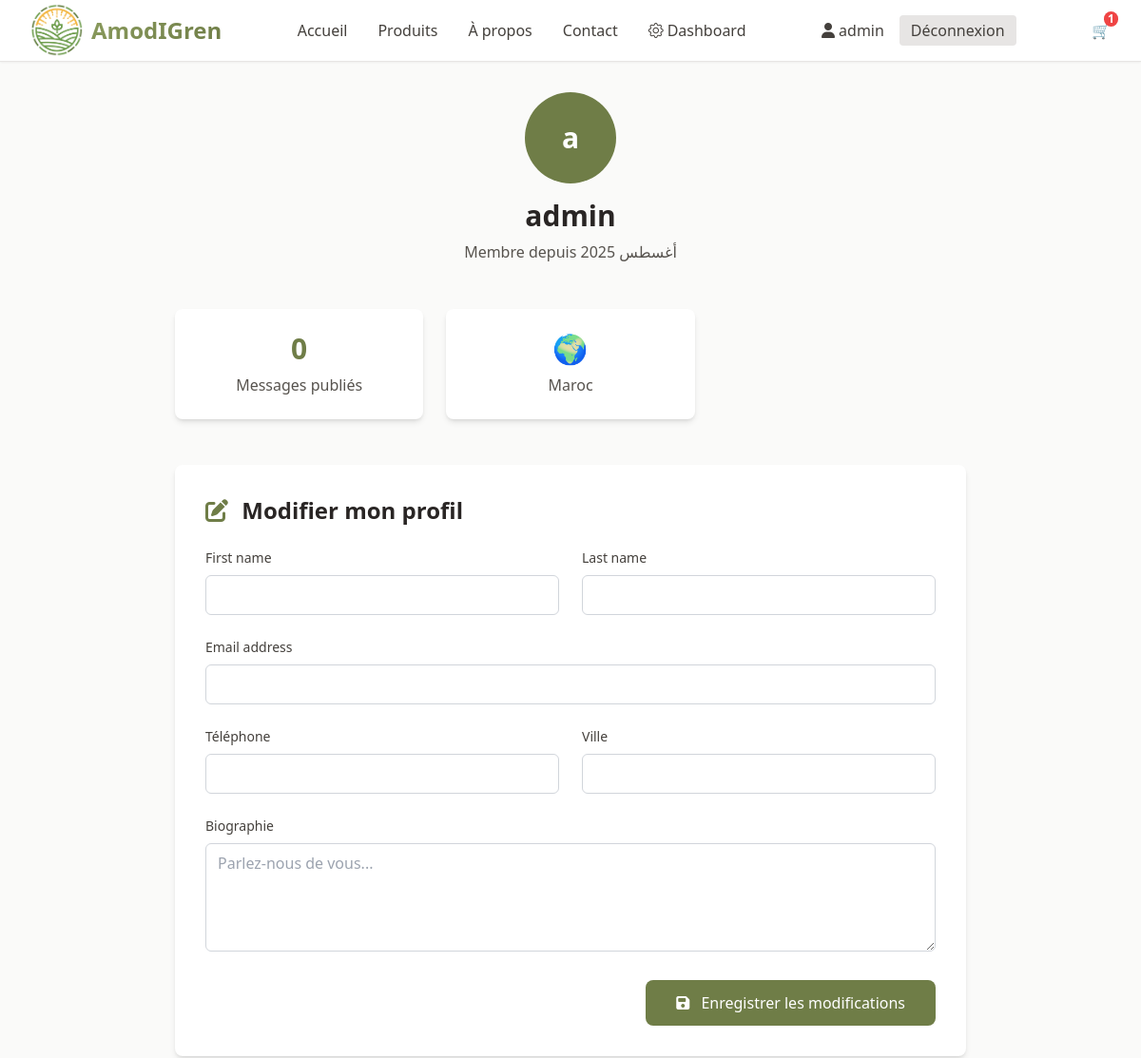
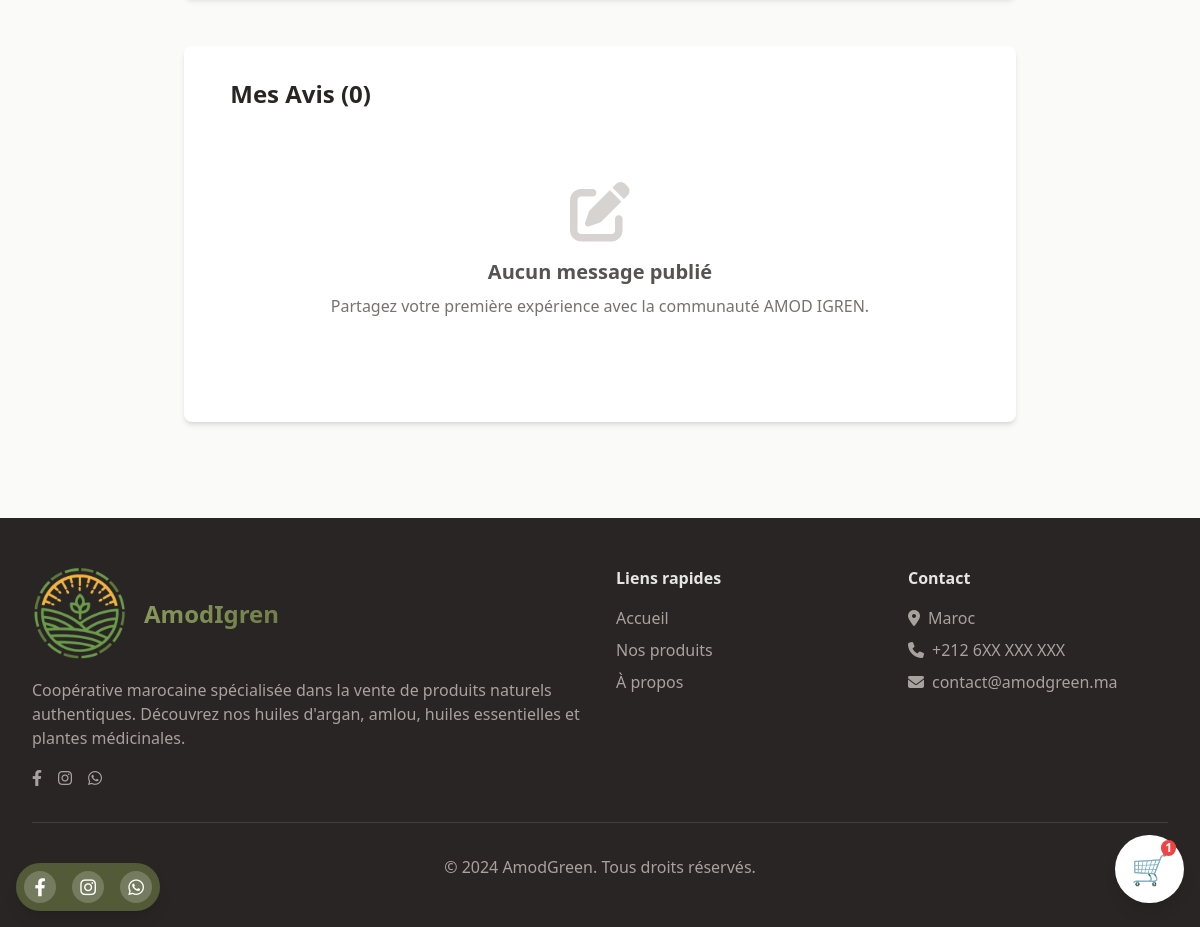
The app's page /ar/profil/ (signed in), older data (2 pictures, top to bottom).
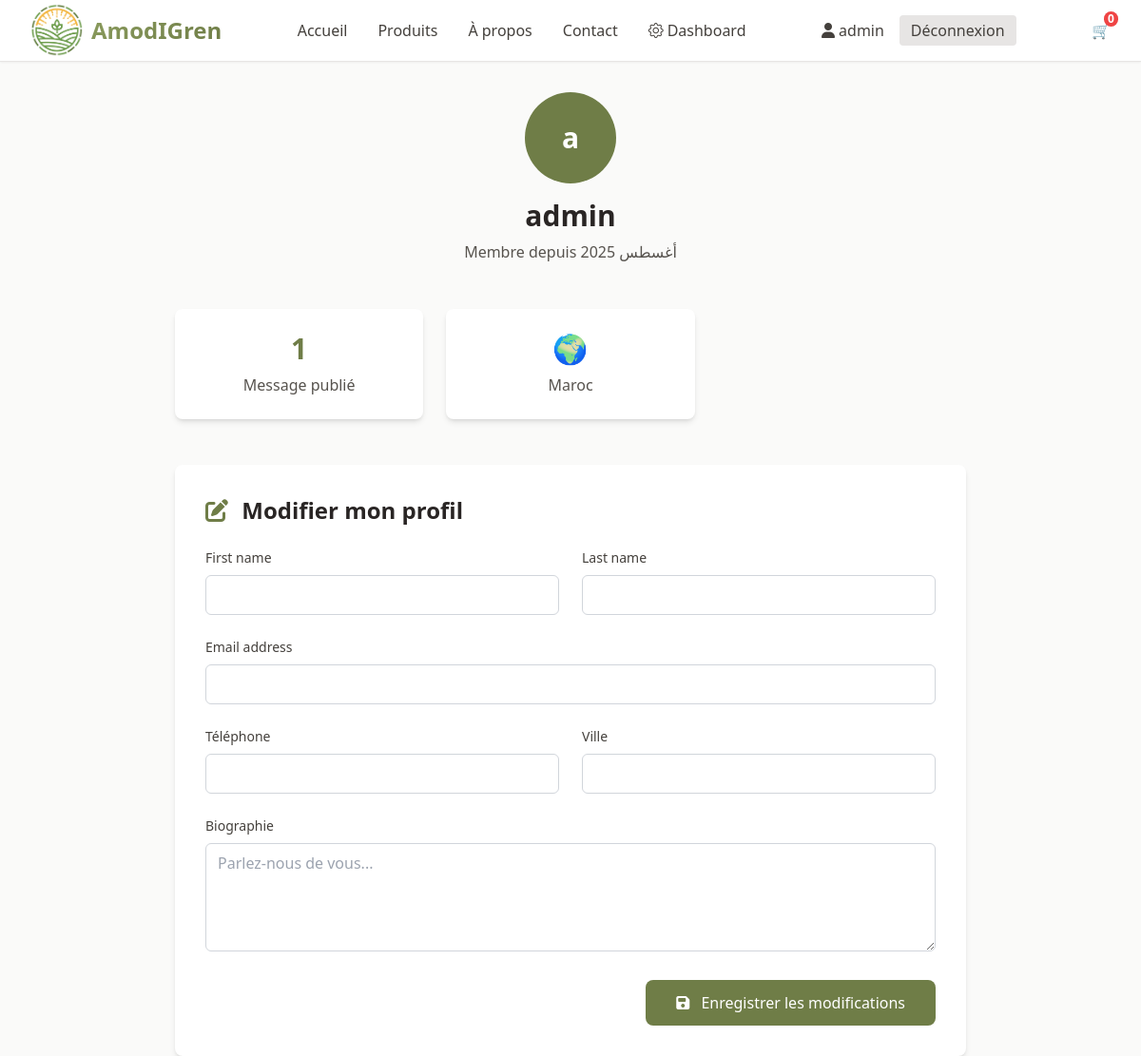
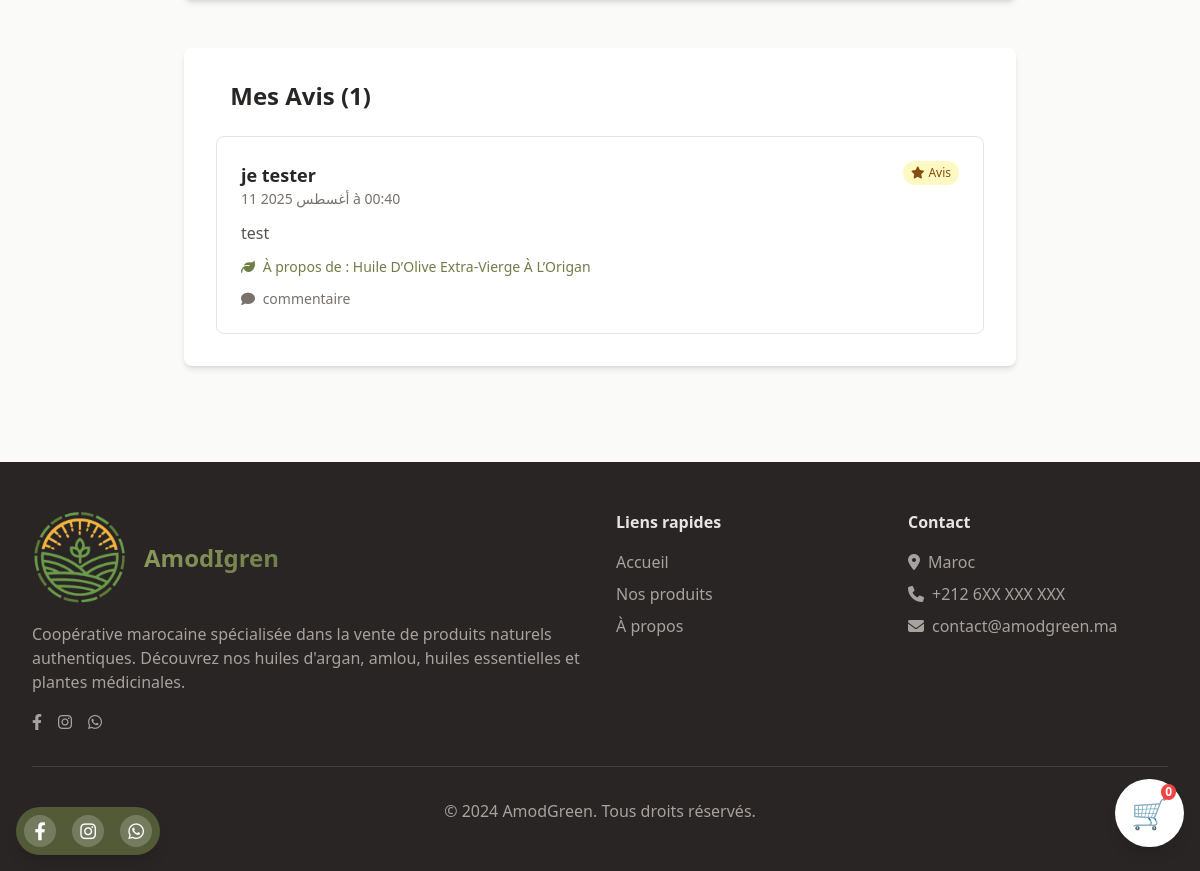
The same page, newer data (2 pictures, top to bottom).
### store/models/Communaute.py (models this page shows, shortened)
class CommunityPost(models.Model):
    author = models.ForeignKey(settings.AUTH_USER_MODEL, on_delete=models.CASCADE, verbose_name="Auteur")
    title = models.CharField(max_length=200, verbose_name="Titre")
    content = models.TextField(verbose_name="Contenu")
    product = models.ForeignKey('store.Product', on_delete=models.CASCADE, verbose_name="Produit lié")
    rating = models.PositiveSmallIntegerField(
        choices=[
            (5, '★★★★★ - Excellent'),
            (4, '★★★★☆ - Très bon'),
            (3, '★★★☆☆ - Bon'),
            (2, '★★☆☆☆ - Moyen'),
            (1, '★☆☆☆☆ - Décevant'),
        ],
        verbose_name="Note"
    )
    image = models.ImageField(upload_to='reviews/', blank=True, null=True, verbose_name="Photo")
    is_approved = models.BooleanField(default=True, verbose_name="Approuvé")
    created_at = models.DateTimeField(auto_now_add=True)
    updated_at = models.DateTimeField(auto_now=True)
    class Meta:
        verbose_name = "Avis produit"
        verbose_name_plural = "Avis produits"
        ordering = ['-created_at']

### store/models/Produit.py (models this page shows, shortened)
class Product(models.Model):
    name = models.CharField(max_length=200, verbose_name="Nom du produit")
    name_ar = models.CharField(max_length=200, blank=True, verbose_name="Nom (Arabe)")
    description = models.TextField(verbose_name="Description")
    description_ar = models.TextField(blank=True, verbose_name="Description (Arabe)")
    ingredients = models.TextField(blank=True, verbose_name="Ingrédients")
    ingredients_ar = models.TextField(blank=True, verbose_name="Ingrédients (Arabe)")
    price = models.DecimalField(max_digits=10, decimal_places=2, verbose_name="Prix (MAD)")
    image = models.ImageField(upload_to='products/', verbose_name="Image principale")
    category = models.ForeignKey(Category, on_delete=models.CASCADE, verbose_name="Catégorie")
    is_available = models.BooleanField(default=True, verbose_name="Disponible")
    created_at = models.DateTimeField(auto_now_add=True)
    updated_at = models.DateTimeField(auto_now=True)
    default_variant = models.ForeignKey(
        'ProductVariant',
        null=True,
        blank=True,
        on_delete=models.SET_NULL,
        related_name='default_for_products',
        verbose_name="Variante par défaut"
    )
    class Meta:
        verbose_name = "Produit"
        verbose_name_plural = "Produits"
        ordering = ['-created_at']

### store/views/views.py (the view)
# urls.py: path('profil/', views.profile, name='profile'),
@login_required
def profile(request):
    user_posts = CommunityPost.objects.filter(author=request.user).order_by('-created_at')
    if request.method == 'POST':
        form = UserProfileForm(request.POST, instance=request.user)
        if form.is_valid():
            form.save()
            messages.success(request, 'Votre profil a été mis à jour avec succès!')
            return redirect('profile')
    else:
        form = UserProfileForm(instance=request.user)
    return render(request, 'store/profile.html', {
        'form': form,
        'user_posts': user_posts,
    })

### store/forms.py
class UserProfileForm(forms.ModelForm, BaseStyledForm):
    class Meta:
        model = CustomUser
        fields = ['first_name', 'last_name', 'email', 'phone', 'city', 'bio']
        widgets = {
            'bio': forms.Textarea(attrs={
                'rows': 4,
                'placeholder': 'Parlez-nous de vous...'
            }),
        }
    def __init__(self, *args, **kwargs):
        super().__init__(*args, **kwargs)
        self.helper = FormHelper()
        self.helper.layout = Layout(
            Row(Column('first_name'), Column('last_name'), css_class='form-row'),
            'email',
            Row(Column('phone'), Column('city'), css_class='form-row'),
            'bio',
            Submit('submit', '✅ Mettre à jour', css_class=(
                'bg-green-600 hover:bg-green-700 text-white '
                'font-bold py-2 px-4 rounded transition-colors'
            ))
        )
        self._apply_common_styling()

### store/context_processors.py (called while the page is built)
def cart_count(request):
    cart = get_or_create_cart(request)
    return {'cart_count': cart.items.count()}

### templates/store/profile.html (shortened to what the changed rows need)
{% extends 'base.html' %}
{% load crispy_forms_tags %}
{% block content %}
<div class="max-w-4xl mx-auto px-4 sm:px-6 lg:px-8 py-8">
    <div class="text-center mb-12">
        <h1 class="text-3xl font-bold text-stone-800 mb-2">
            {{ user.first_name|default:user.username }}
        </h1>
    </div>
    <div class="grid grid-cols-1 md:grid-cols-3 gap-6 mb-12">
        <div class="bg-white rounded-lg shadow-md p-6 text-center">
            <div class="text-3xl font-bold text-olive-600 mb-2">{{ user_posts.count }}</div>
            <div class="text-stone-600">Message{{ user_posts.count|pluralize }} publié{{ user_posts.count|pluralize }}</div>
        </div>
    </div>
    <div class="bg-white rounded-lg shadow-md p-8 mb-12">
        <h2 class="text-2xl font-semibold text-stone-800 mb-6">
            <i class="fas fa-edit mr-2 text-olive-600"></i>
            Modifier mon profil
        </h2>
    </div>
    <div class="bg-white rounded-lg shadow-md p-8">
        <h2 class="text-2xl font-semibold text-stone-800 mb-6">
            Mes Avis ({{ user_posts.count }})
        </h2>
        {% if user_posts %}
            <div class="space-y-6">
                {% for post in user_posts %}
                    <div class="border border-stone-200 rounded-lg p-6">
                        <div class="flex items-start justify-between mb-3">
                            <div>
                                <h3 class="text-lg font-semibold text-stone-800">{{ post.title }}</h3>
                                <div class="text-sm text-stone-500">
                                    {{ post.created_at|date:"d M Y à H:i" }}
                                </div>
                            </div>
                            <div class="flex items-center space-x-2">
                                    <span class="bg-yellow-100 text-yellow-800 px-2 py-1 rounded-full text-xs font-medium">
                                        <i class="fas fa-star mr-1"></i>Avis
                                    </span>
                            </div>
                        </div>
                        <p class="text-stone-600 mb-3">{{ post.content|truncatewords:30 }}</p>
                        {% if post.product %}
                            <div class="text-sm text-olive-600">
                                <i class="fas fa-leaf mr-1"></i>
                                À propos de : {{ post.product.name }}
                            </div>
                        {% endif %}
                        <div class="mt-3 text-sm text-stone-500">
                            <i class="fas fa-comment mr-1"></i>
                            {{ post.comments.count }} commentaire{{ post.comments.count|pluralize }}
                        </div>
                    </div>
                {% endfor %}
            </div>
        {% else %}
            <div class="text-center py-12">
                <i class="fas fa-edit text-6xl text-stone-300 mb-4"></i>
                <h3 class="text-xl font-semibold text-stone-600 mb-2">Aucun message publié</h3>
                <p class="text-stone-500 mb-6">
                    Partagez votre première expérience avec la communauté AMOD IGREN.
                </p>
            </div>
        {% endif %}
    </div>
</div>
{% endblock %}

### templates/base.html (shortened to what the changed rows need)
{% load static %}
{% load widget_tweaks %}
<!DOCTYPE html>
<html lang="fr" class="h-full">
<head>
    <link rel="stylesheet" href="https://cdnjs.cloudflare.com/ajax/libs/font-awesome/6.4.0/css/all.min.css">
    <link href="{% static 'css/main.css' %}" rel="stylesheet" />
    <link rel="stylesheet" href="https://cdn.jsdelivr.net/npm/bootstrap-icons@1.10.5/font/bootstrap-icons.css" />
</head>
<body class="min-h-full bg-stone-50 text-stone-800">
    <nav class="bg-white shadow-sm border-b border-stone-200 sticky top-0 z-50">
        <div class="max-w-7xl mx-auto px-4 sm:px-6 lg:px-8">
            <div class="flex justify-between items-center h-16">
                <div class="hidden sm:flex items-center space-x-6">
                    <a href="{% url 'view_cart' %}" class="relative text-gray-700 hover:text-green-700">
                        🛒
                        <span
                            class="absolute -top-2 -right-2 bg-red-500 text-white text-xs font-bold rounded-full px-1">
                            {{ cart_count|default:0 }}
                        </span>
                    </a>
                </div>
                <div class="fixed bottom-6 right-4 z-50 bg-white p-3 sm:p-4 rounded-full shadow-lg">
                    <a href="{% url 'view_cart' %}"
                        class="relative text-gray-700 hover:text-green-700 text-2xl sm:text-3xl">
                        🛒
                        <span id="cart-count"
                            class="absolute -top-2 -right-2 bg-red-500 text-white text-xs font-bold rounded-full px-1">
                            {{ cart_count|default:0 }}
                        </span>
                    </a>
                </div>
            </div>
        </div>
    </nav>
    <main>
        {% block content %}
        {% endblock %}
    </main>
</body>
</html>

Row changes from the older to the newer data that the page shows:
added CommunityPost: title "je tester", created_at "11 أغسطس 2025 à 00:40", content "test", product.name "Huile D’Olive Extra-Vierge À L’Origan"
Text that changed along with them:
{{ cart_count|default:0 }}: "1" → "0"
{{ user_posts.count }}: "0" → "1"
text no longer shown: "Aucun message publié Partagez votre première expérience avec la communauté AMOD IGREN."
